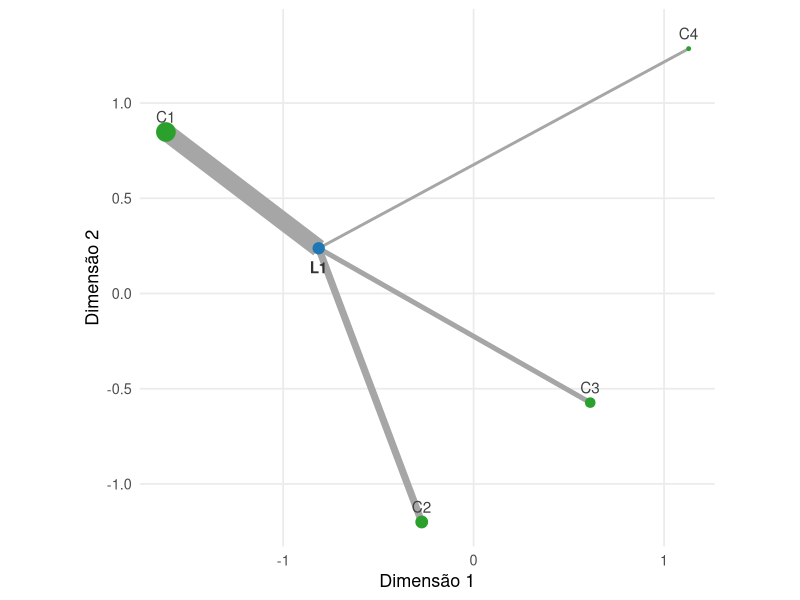
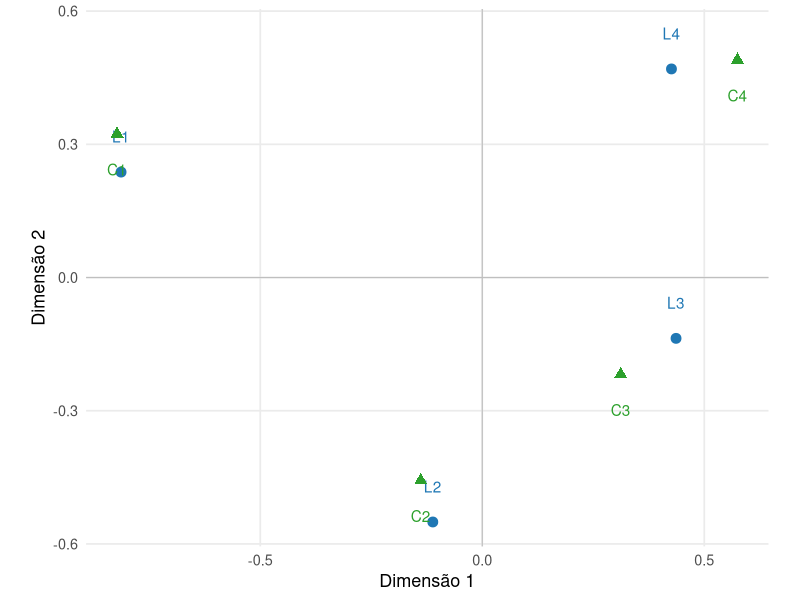

The R source for these figures, in order:
## ---- chunk 1
#| label: fig-ca-relacao-baricentrica
#| echo: false
#| warning: false
#| message: false
#| fig-cap: "Relação baricêntrica entre uma linha e as coordenadas padrão das colunas. A posição da linha é a média ponderada das posições das colunas, com pesos dados pelo perfil da própria linha."
#| fig-width: 7.5
#| fig-height: 5.5
#| fig-align: center

library(ggplot2)

N <- matrix(
  c(
    40, 15, 10,  5,
    10, 35, 20,  5,
     5, 15, 40, 20,
    10, 10, 15, 35
  ),
  nrow = 4,
  byrow = TRUE
)

rownames(N) <- paste0(
  "L",
  1:4
)

colnames(N) <- paste0(
  "C",
  1:4
)

P <- N / sum(
  N
)

r <- rowSums(
  P
)

c <- colSums(
  P
)

Dr_menos_meio <- diag(
  1 / sqrt(
    r
  )
)

Dc_menos_meio <- diag(
  1 / sqrt(
    c
  )
)

Qca <- Dr_menos_meio %*%
  (
    P -
      r %o% c
  ) %*%
  Dc_menos_meio

decomp <- svd(
  Qca
)

tol <- 1e-10

K <- sum(
  decomp$d > tol
)

U <- decomp$u[
  ,
  seq_len(K),
  drop = FALSE
]

V <- decomp$v[
  ,
  seq_len(K),
  drop = FALSE
]

D <- diag(
  decomp$d[
    seq_len(K)
  ],
  nrow = K
)

Ar <- Dr_menos_meio %*%
  U

Ac <- Dc_menos_meio %*%
  V

Fr <- Ar %*%
  D

linha_escolhida <- 1

perfil <- P[
  linha_escolhida,
] / r[
  linha_escolhida
]

colunas <- data.frame(
  categoria = colnames(
    N
  ),
  Dim1 = Ac[, 1],
  Dim2 = Ac[, 2],
  peso = perfil
)

linha <- data.frame(
  categoria = rownames(
    N
  )[
    linha_escolhida
  ],
  Dim1 = Fr[
    linha_escolhida,
    1
  ],
  Dim2 = Fr[
    linha_escolhida,
    2
  ]
)

segmentos <- data.frame(
  x = linha$Dim1,
  y = linha$Dim2,
  xend = colunas$Dim1,
  yend = colunas$Dim2,
  peso = colunas$peso
)

ggplot() +
  geom_segment(
    data = segmentos,
    aes(
      x = x,
      y = y,
      xend = xend,
      yend = yend,
      linewidth = peso
    ),
    color = "gray65",
    show.legend = FALSE
  ) +
  geom_point(
    data = colunas,
    aes(
      x = Dim1,
      y = Dim2,
      size = peso
    ),
    color = "#2ca02c",
    show.legend = FALSE
  ) +
  geom_text(
    data = colunas,
    aes(
      x = Dim1,
      y = Dim2,
      label = categoria
    ),
    nudge_y = 0.08,
    color = "gray25"
  ) +
  geom_point(
    data = linha,
    aes(
      x = Dim1,
      y = Dim2
    ),
    size = 3.5,
    color = "#1f77b4"
  ) +
  geom_text(
    data = linha,
    aes(
      x = Dim1,
      y = Dim2,
      label = categoria
    ),
    nudge_y = -0.1,
    fontface = "bold",
    color = "gray20"
  ) +
  coord_equal() +
  labs(
    x = "Dimensão 1",
    y = "Dimensão 2"
  ) +
  theme_minimal(
    base_size = 13
  ) +
  theme(
    panel.grid.minor = element_blank()
  )
## ---- chunk 2
#| label: fig-ca-mapa-conjunto
#| echo: false
#| warning: false
#| message: false
#| fig-cap: "Representação conjunta das categorias de linhas e colunas. Distâncias dentro da mesma nuvem possuem interpretação geométrica própria; a distância entre uma linha e uma coluna não corresponde, em geral, a uma distância qui-quadrado."
#| fig-width: 7.5
#| fig-height: 5.8
#| fig-align: center

library(ggplot2)

N <- matrix(
  c(
    40, 15, 10,  5,
    10, 35, 20,  5,
     5, 15, 40, 20,
    10, 10, 15, 35
  ),
  nrow = 4,
  byrow = TRUE
)

rownames(N) <- paste0(
  "L",
  1:4
)

colnames(N) <- paste0(
  "C",
  1:4
)

P <- N / sum(
  N
)

r <- rowSums(
  P
)

c <- colSums(
  P
)

Dr_menos_meio <- diag(
  1 / sqrt(
    r
  )
)

Dc_menos_meio <- diag(
  1 / sqrt(
    c
  )
)

Qca <- Dr_menos_meio %*%
  (
    P -
      r %o% c
  ) %*%
  Dc_menos_meio

decomp <- svd(
  Qca
)

tol <- 1e-10

K <- sum(
  decomp$d > tol
)

U <- decomp$u[
  ,
  seq_len(K),
  drop = FALSE
]

V <- decomp$v[
  ,
  seq_len(K),
  drop = FALSE
]

D <- diag(
  decomp$d[
    seq_len(K)
  ],
  nrow = K
)

Fr <- Dr_menos_meio %*%
  U %*%
  D

Fc <- Dc_menos_meio %*%
  V %*%
  D

linhas <- data.frame(
  categoria = rownames(
    N
  ),
  Dim1 = Fr[, 1],
  Dim2 = Fr[, 2],
  tipo = "Linhas"
)

colunas <- data.frame(
  categoria = colnames(
    N
  ),
  Dim1 = Fc[, 1],
  Dim2 = Fc[, 2],
  tipo = "Colunas"
)

dados_figura <- rbind(
  linhas,
  colunas
)

ggplot(
  dados_figura,
  aes(
    x = Dim1,
    y = Dim2
  )
) +
  geom_hline(
    yintercept = 0,
    linewidth = 0.4,
    color = "gray75"
  ) +
  geom_vline(
    xintercept = 0,
    linewidth = 0.4,
    color = "gray75"
  ) +
  geom_point(
    data = linhas,
    size = 3,
    color = "#1f77b4"
  ) +
  geom_text(
    data = linhas,
    aes(
      label = categoria
    ),
    nudge_y = 0.08,
    color = "#1f77b4"
  ) +
  geom_point(
    data = colunas,
    size = 3,
    shape = 17,
    color = "#2ca02c"
  ) +
  geom_text(
    data = colunas,
    aes(
      label = categoria
    ),
    nudge_y = -0.08,
    color = "#2ca02c"
  ) +
  coord_equal() +
  labs(
    x = "Dimensão 1",
    y = "Dimensão 2"
  ) +
  theme_minimal(
    base_size = 13
  ) +
  theme(
    panel.grid.minor = element_blank()
  )
